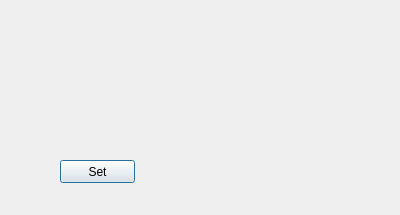
<?xml version="1.0" encoding="UTF-8"?>
<ui version="4.0">
 <class>Dialog</class>
 <widget class="QDialog" name="Dialog">
  <property name="geometry">
   <rect>
    <x>0</x>
    <y>0</y>
    <width>400</width>
    <height>215</height>
   </rect>
  </property>
  <property name="windowTitle">
   <string>Dialog</string>
  </property>
  <widget class="QPushButton" name="pushButton">
   <property name="geometry">
    <rect>
     <x>60</x>
     <y>160</y>
     <width>75</width>
     <height>23</height>
    </rect>
   </property>
   <property name="text">
    <string>Set</string>
   </property>
  </widget>
 </widget>
 <resources/>
 <connections/>
</ui>
